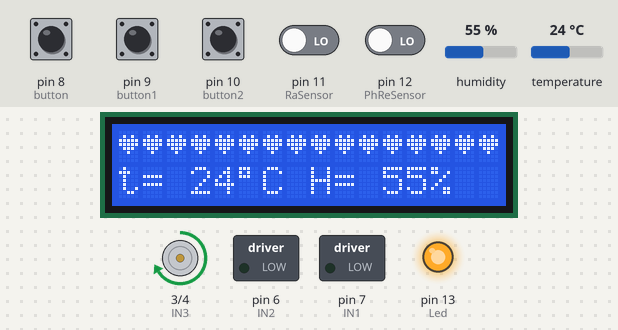
The sketch below on a simulated Arduino Uno, built with avr-gcc and run on an emulated ATmega328P. On the bench: 16×2 character LCD, motor-driver pin pairs drawn as motors (green arrow = first pin HIGH = forward, orange = second pin HIGH = backward, longer = more drive), switched loads named in the sketch (green lamp = pin HIGH), output pins drawn as LEDs (lit = HIGH). The inputs (shaded band) are chosen by the test bench; at power-on: pin 10 (button2) HIGH, pin 8 (button), pin 9 (button1), pin 11 (RaSensor), pin 12 (PhReSensor) LOW, humidity 55 %, temperature 24 °C. What the sketch prints to the serial monitor is not drawn.

Above: at 3.4 s.
3.5 s: pin 9 (button1) pulled HIGH for 1 s
At 4.5 s:
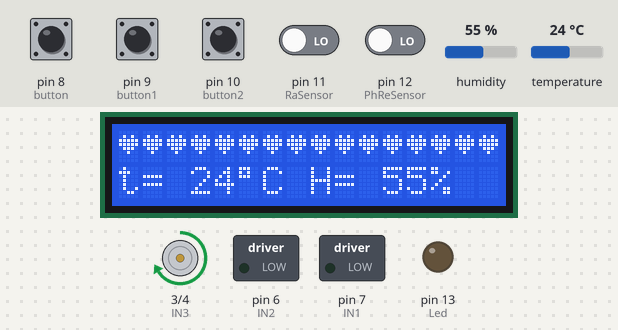
6.0 s: humidity set to 22 %
At 7.4 s:
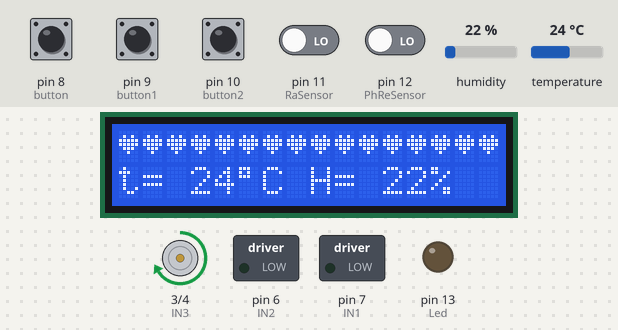
8.3 s: temperature set to 12 °C
At 9.3 s:
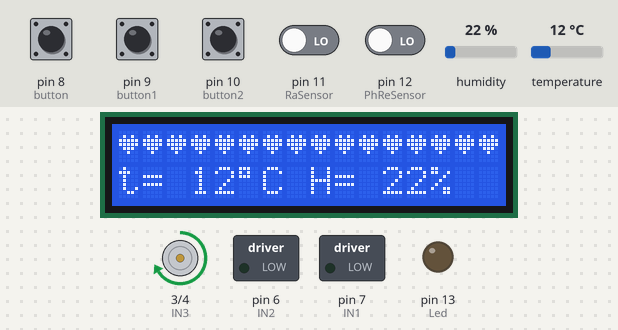
10.4 s: pin 10 (button2) pulled LOW for 0.65 s
At 11.9 s:
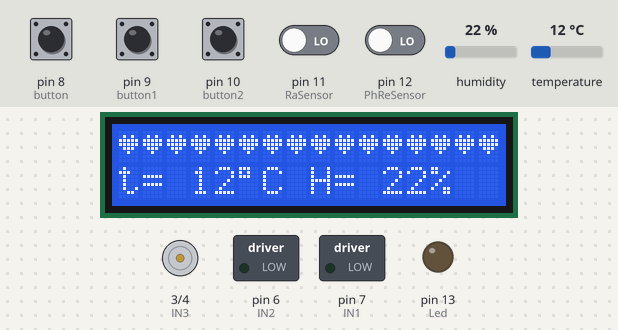
13.0 s: humidity set to 40 %
At 14.4 s:
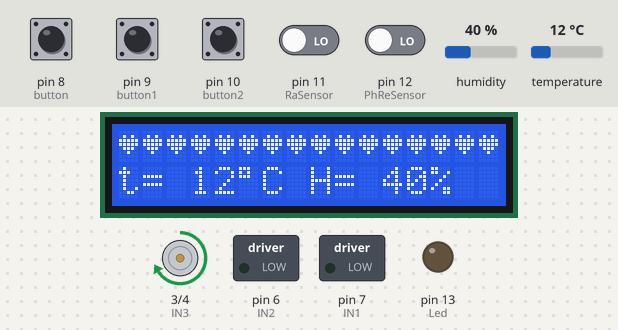
15.1 s: pin 9 (button1) pulled HIGH for 0.65 s
At 16.9 s:
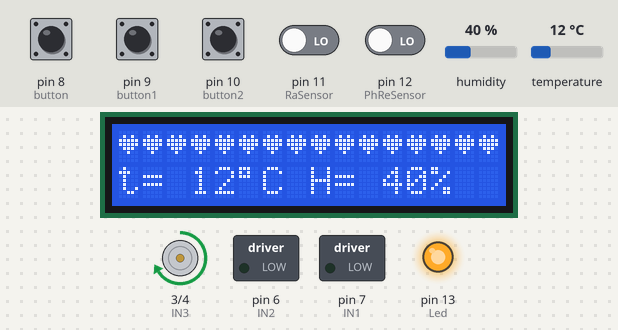
Timing chart, 0 to 18.2 s (numbered marks = the images above; inputs shaded):
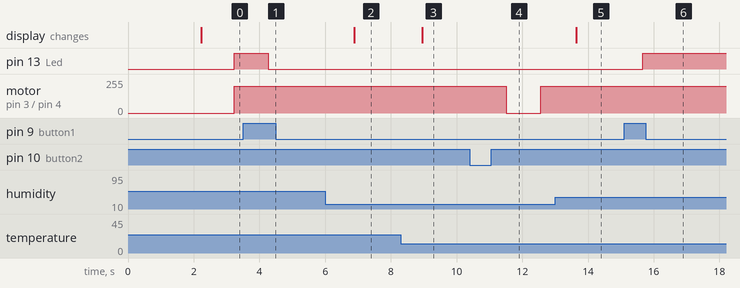

Measured:
- after the input at 3.5 s, pin 13 (Led): HIGH → LOW after 0.76 s
- after the input at 6.0 s, the display: changes after 0.89 s (image 2)
- after the input at 8.3 s, the display: changes after 0.66 s (image 3)
- after the input at 10.4 s, motor on pin 3 (IN3) / pin 4 (IN4): forward 200/255 → stopped after 1.1 s, → forward 200/255 1.0 s later
- after the input at 13.0 s, the display: changes after 0.64 s (image 5)
- after the input at 15.1 s, pin 13 (Led): LOW → HIGH after 0.56 s

The sketch:

Sensor_and_Actuators_Project.ino
```cpp
#define IN1	7
#define IN2	6
#define IN3	3
#define IN4	4
#define button 8
#define button1 9
#define button2 10
#define MAX_SPEED 200
#define MIN_SPEED 0
#define Led 13
boolean but;
boolean but1;
boolean but2;
int state_button = 0;
int FlipState = 0;
int period = 10000;
unsigned long time;
unsigned long time_now = 0;
boolean TarpaulinState = 1;
int RaSensor = 11;
int PhReSensor = 12;
int state_automatic = 0;

/*
Prepare for reading temperature and humidity by LCD
*/
#include <DHT.h>
#include <Wire.h>
const int DHT_pin = 5;
const int DHT_type = DHT11;
DHT dht(DHT_pin, DHT_type);
byte delayMS = 1000;
int t = 0; // Temperature
int h = 0; // Humidity
unsigned long CountTimes = 0;
#include <LiquidCrystal_I2C.h> // LCD library
LiquidCrystal_I2C lcd(0x27, 16, 2);
uint8_t heart[8] = {0x0,0xa,0x1f,0x1f,0xe,0x4,0x0};

/*
Fix LCD library error
*/
#if defined(ARDUINO) && ARDUINO >= 100
#define printByte(args)  write(args);
#else
#define printByte(args)  print(args,BYTE);
#endif

void setup() {
  pinMode(IN1, OUTPUT);
  pinMode(IN2, OUTPUT);
  pinMode(IN3, OUTPUT);
  pinMode(IN4, OUTPUT);
  pinMode(button, INPUT);
  pinMode(button1, INPUT);
  pinMode(button2, INPUT);
  pinMode(RaSensor, INPUT);
  pinMode(PhReSensor, INPUT);
  pinMode(Led, OUTPUT);

  lcd.init();
  lcd.backlight();
  lcd.createChar(3, heart);
  lcd.begin(16, 2);
  lcd.setCursor(0, 0);
  lcd.print("AGRICULTURAL    ");
  lcd.setCursor(13, 0);
  for (int i = 0; i<3;i++)
    lcd.printByte(3);
  lcd.setCursor(0, 1);
  lcd.print("   DRYING SYSTEM");
  lcd.setCursor(0, 1);
  lcd.printByte(2);
  delay(2000);
  lcd.clear();
  lcd.setCursor(0, 0);
  for (int i = 0; i<16;i++)
    lcd.printByte(3);
  lcd.setCursor(0,1);
  lcd.print("t=    C H=   %  ");
  lcd.setCursor(5,1);
  lcd.printByte(223);
  dht.begin();
  Serial.begin(9600);
  Serial.println("Read");
}

void motor_1_Stop() {
	digitalWrite(IN1, LOW);
	digitalWrite(IN2, LOW);
}

void motor_2_Stop() {
	digitalWrite(IN3, LOW);
	digitalWrite(IN4, LOW);
}

void motor_1_Forward(int speed) {
	speed = constrain(speed, MIN_SPEED, MAX_SPEED);
	digitalWrite(IN1, HIGH);
	analogWrite(IN2, 255 - speed);
}

void motor_1_Backward(int speed) {
	speed = constrain(speed, MIN_SPEED, MAX_SPEED);
	digitalWrite(IN1, LOW);
	analogWrite(IN2, speed);
}

void motor_2_Forward(int speed) {
	speed = constrain(speed, MIN_SPEED, MAX_SPEED);
	analogWrite(IN3, speed);
	digitalWrite(IN4, LOW);
}

void motor_2_Backward(int speed) {
	speed = constrain(speed, MIN_SPEED, MAX_SPEED);
	analogWrite(IN3, 255 - speed);
	digitalWrite(IN4, HIGH);
}

/*
  Control two motors with three buttons
*/
boolean ControlMotor(){
  if (but == HIGH)
  {
    delay(500);
    {
      if (digitalRead(button) == HIGH)
      {
        state_button+= 1;
      }
    }
  }
  ////////////////////////////////////////////////////////////////////////
  if (but1 == HIGH)
  {
    delay(500);
    if (digitalRead(button1) == HIGH)
    {
      delay(500);
      if (digitalRead(button2) == 0)
      {
        Serial.println("HandControlTarpaulin");
        if (state_button%2 == 0)
        {
          TarpaulinControll("Open");
          return true;
        }
        else
        {
          TarpaulinControll("Close");
          return false;
        }
      }
      else
      {
        Serial.println("ChangeMode");
        state_automatic+= 1;
      }
    }
  }
  ////////////////////////////////////////////////////////////////////////
  if (but2 == HIGH)
  {
    delay(500);
    if (digitalRead(button2) == HIGH)
    {
      delay(500);
      if (digitalRead(button1) == 0)
      {
        Serial.println("HandControlFlip");
        if (state_button%2 == 0)
        {
          motor_2_Forward(MAX_SPEED);
        }
        else
        {
          motor_2_Backward(MAX_SPEED);
        }

      }
      else
      {
        Serial.println("ChangeMode");
        state_automatic+= 1;
      }
    }
    return false;
  }
  else motor_2_Stop();
  return true;
}

/*
  Automatic control two motors with signal from sensor
*/
void FlipControl(){
  Serial.println(TarpaulinState);
  if (TarpaulinState)
  {
    if ( (unsigned long) (millis() - time) > 1000)
      {
        Serial.println(FlipState);
        if (FlipState%2 == 0)
        {
          motor_2_Forward(MAX_SPEED);
          delay(1000);
          motor_2_Stop();
        }
        else if (FlipState%2 == 1)
        {
          motor_2_Backward(MAX_SPEED);
          delay(1000);
          motor_2_Stop();
        }
        FlipState +=1;
        time = millis();
      }
  }
  else motor_2_Stop();
}
////////////////////////////////////////////////////////////////////////
void TarpaulinControll(String state){
  if (state == "Open")
  {
    TarpaulinState = 1;
    motor_1_Backward(MAX_SPEED);
    delay(1000);
    motor_1_Stop();
    time_now = 0;
  }
  else if (state == "Close")
  {
    TarpaulinState = 0;
    motor_1_Forward(MAX_SPEED);
    delay(1000);
    motor_1_Stop();
  }
}

void loop() {
  /*
    Read and display Temperature & Humidity on LCD
  */
  if ((unsigned long) (millis() - CountTimes) > delayMS) // Delay between measurements
    {
    float t = dht.readTemperature(); // Read Temperature
    lcd.setCursor(3,1);
    lcd.print(int(t));
    float h = dht.readHumidity();    // Read Humidity
    lcd.setCursor(11,1);
    lcd.print(int(h));
    CountTimes = millis();
    }

  // Read state buttons
  but = digitalRead(button);
  but1 = digitalRead(button1);
  but2 = digitalRead(button2);

  // Read value from Sensor
  boolean PhReVal = digitalRead(PhReSensor);
  boolean RaVal = digitalRead(RaSensor);

  // Check the hand-control method
  if(ControlMotor())
  {
    if(millis() > time_now + period)
    {
        time_now = millis();
        FlipControl();
    }
  }

  /*
    Open or close tarpaulin
  */
  if (state_automatic%2 == 1) digitalWrite(Led, LOW);
  else digitalWrite(Led, HIGH);
////////////////////////////////////////////////////////////////////////
  if ((PhReVal == HIGH) || (RaVal == HIGH) || (h >= 70))
  {
    delay(20);
    if (((PhReVal == HIGH) || (RaVal == HIGH) || (h >= 70)) && (TarpaulinState == 1) && (state_automatic%2 == 0))
    {
      TarpaulinControll("Close");
    }
  }
////////////////////////////////////////////////////////////////////////
  if ((PhReVal == LOW) && (RaVal == LOW) && (h < 70))
  {
    delay(20);
    if (((PhReVal == LOW) && (RaVal == LOW) && (h < 70)) && (TarpaulinState == 0) && (state_automatic%2 == 0))
    {
      TarpaulinControll("Open");
    }
  }
}
```
